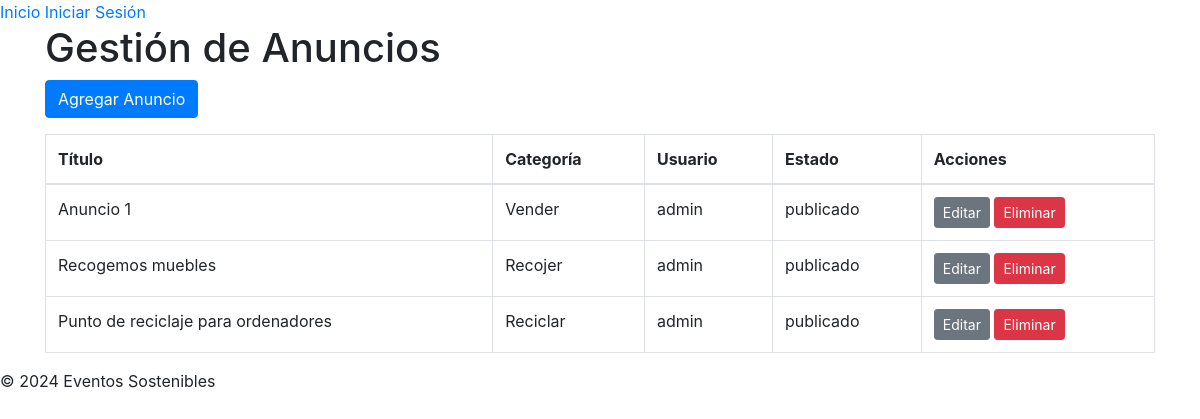
The page /admin/anuncios_list.php (signed in) on the database its author committed.
### tables this page shows
CREATE TABLE `anuncios` (
  `id` int(11) NOT NULL,
  `id_usuario` int(11) NOT NULL,
  `titulo` varchar(200) NOT NULL,
  `descripcion` text DEFAULT NULL,
  `imagenes` text DEFAULT NULL,
  `categoria_id` int(11) DEFAULT NULL,
  `estado` enum('borrador','publicado','caducado','eliminado') DEFAULT 'borrador',
  `soft_delete` tinyint(1) DEFAULT 0,
  `fecha` datetime DEFAULT current_timestamp()
);

CREATE TABLE `categorias` (
  `id` int(11) NOT NULL,
  `nombre` varchar(100) NOT NULL
);

CREATE TABLE `users` (
  `id` int(11) NOT NULL,
  `nombre` varchar(100) NOT NULL,
  `apellidos` varchar(100) NOT NULL,
  `nombre_usuario` varchar(50) NOT NULL,
  `imagen_perfil` varchar(255) DEFAULT NULL,
  `email` varchar(100) NOT NULL,
  `contrasena` varchar(255) NOT NULL,
  `rol` enum('usuario','admin') DEFAULT 'usuario'
);

### models/Anuncio.php (called while the page is built, shortened)
<?php
class Anuncio {
    private $pdo;
    public function __construct($pdo) {
        $this->pdo = $pdo;
    }
    public function getAllAnuncios() {
        $sql = "SELECT anuncios.*, categorias.nombre AS categoria_nombre, users.nombre_usuario FROM anuncios
                LEFT JOIN categorias ON anuncios.categoria_id = categorias.id
                LEFT JOIN users ON anuncios.id_usuario = users.id
                WHERE anuncios.soft_delete = 0";
        $stmt = $this->pdo->query($sql);
        return $stmt->fetchAll();
    }
}
?>

### admin/anuncios_list.php (the view, shortened to what this page needs)
<?php
require_once '../config/config.php';
require_once '../models/Anuncio.php';
$anuncioModel = new Anuncio($pdo);
$anuncios = $anuncioModel->getAllAnuncios();
include '../views/templates/header.php';
?>
<div class="container">
    <h1>Gestión de Anuncios</h1>
    <a href="anuncio_form.php" class="btn btn-primary mb-3">Agregar Anuncio</a>
    <table class="table table-bordered">
        <thead>
            <tr>
                <th>Título</th>
                <th>Categoría</th>
                <th>Usuario</th>
                <th>Estado</th>
                <th>Acciones</th>
            </tr>
        </thead>
        <tbody>
            <?php foreach($anuncios as $anuncio): ?>
            <tr>
                <td><?= htmlspecialchars($anuncio['titulo']) ?></td>
                <td><?= htmlspecialchars($anuncio['categoria_nombre']) ?></td>
                <td><?= htmlspecialchars($anuncio['nombre_usuario']) ?></td>
                <td><?= $anuncio['estado'] ?></td>
                <td>
                    <a href="anuncio_form.php?id=<?= $anuncio['id'] ?>" class="btn btn-secondary btn-sm">Editar</a>
                    <a href="../controllers/AdminAnuncioController.php?delete=<?= $anuncio['id'] ?>" class="btn btn-danger btn-sm" onclick="return confirm('¿Estás seguro de eliminar este anuncio?');">Eliminar</a>
                </td>
            </tr>
            <?php endforeach; ?>
        </tbody>
    </table>
</div>
<?php include '../views/templates/footer.php'; ?>

### views/templates/header.php (shortened to what this page needs)
<!DOCTYPE html>
<html lang="es">
<head>
    <link rel="stylesheet" href="<?= BASE_URL ?>assets/css/bootstrap.min.css">
</head>
<body>
    <nav>
        <a href="<?= BASE_URL ?>index.php">Inicio</a>
        <a href="<?= BASE_URL ?>views/user/login.php">Iniciar Sesión</a>
    </nav>

### views/templates/footer.php (shortened to what this page needs)
<footer>© <?= date('Y') ?> Eventos Sostenibles</footer>
</body>
</html>

### rows shown on the page
anuncios: titulo "Anuncio 1", categoria.nombre "Vender", id_usuario.nombre_usuario "admin", estado "publicado"
anuncios: titulo "Recogemos muebles", categoria.nombre "Recojer", id_usuario.nombre_usuario "admin", estado "publicado"
anuncios: titulo "Punto de reciclaje para ordenadores", categoria.nombre "Reciclar", id_usuario.nombre_usuario "admin", estado "publicado"
